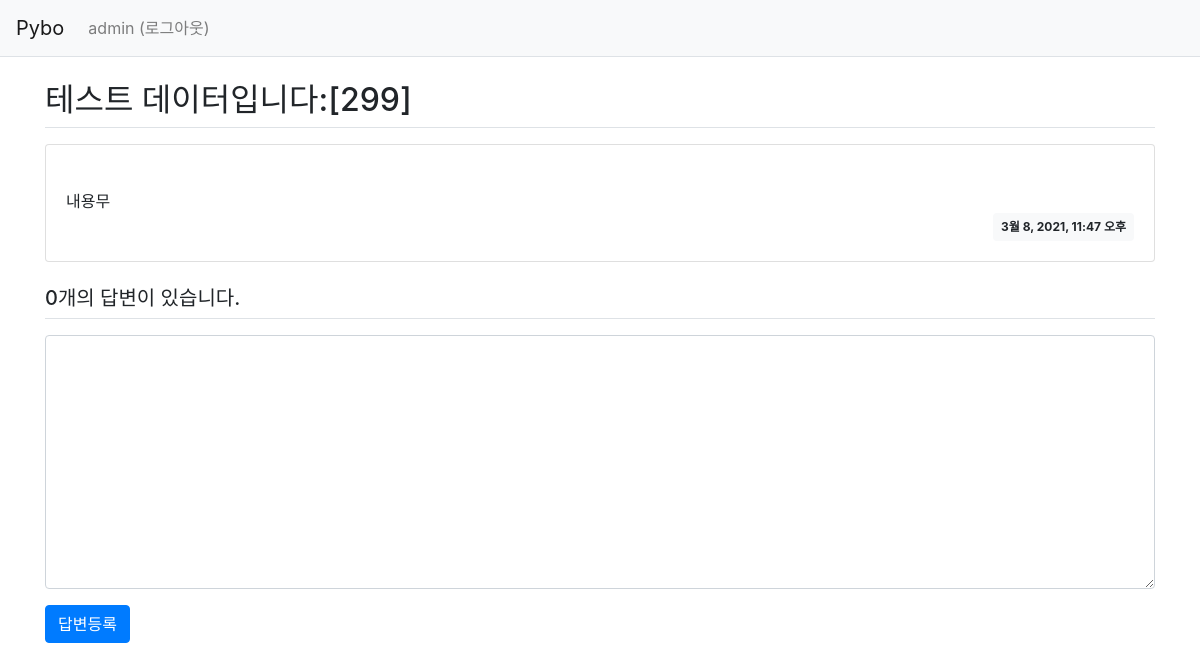
Before: /pybo/303/ (signed in) with the older database file.
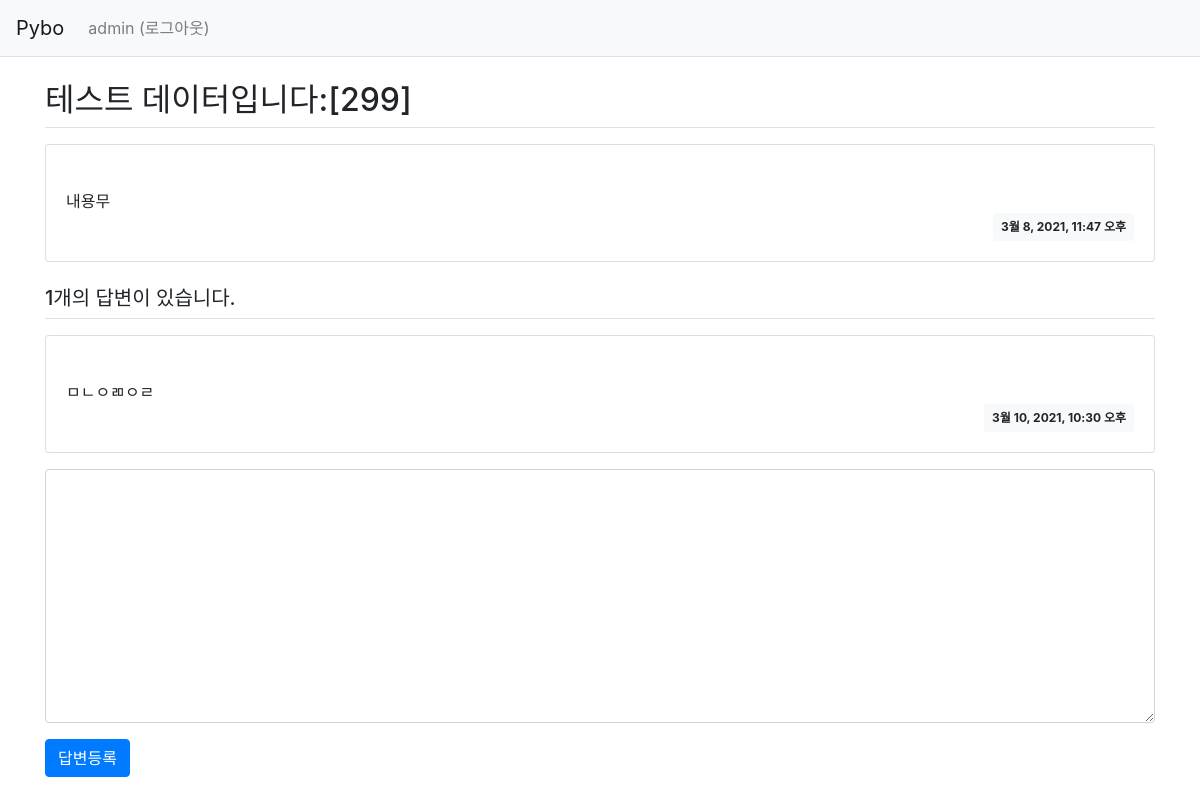
After: the same page with the newer database file.
### pybo/models.py (models this page shows, shortened)
class Question(models.Model):
    subject = models.CharField(max_length=200)
    content = models.TextField()
    create_date = models.DateTimeField()
    author = models.ForeignKey(User, on_delete=models.CASCADE)

class Answer(models.Model):
    question = models.ForeignKey(Question, on_delete=models.CASCADE)
    content = models.TextField()
    create_date = models.DateTimeField()
    author = models.ForeignKey(User, on_delete=models.CASCADE)

### pybo/views.py (the view)
# urls.py: path('<int:question_id>/', views.detail, name = 'detail'), # == path('<int:pk>/', views.DetailView.as_view()),
def detail(request, question_id):
    question = get_object_or_404(Question, pk=question_id)
    context = {'question': question}
    return render(request, 'pybo/question_detail.html', context)

### templates/pybo/question_detail.html (shortened to what this page needs)
{% extends 'base.html' %}
{% block content %}
<div class="container my-3">
	<h2 class="border-bottom py-2">{{ question.subject }}</h2>
	<div class="card my-3">
		<div class="card-body">
			<div class="card-text" style="white-space: pre-line">
				{{ question.content }}
			</div>
			<div class="d-flex justify-content-end">
				<div class="badge badge-light p-2">{{ question.create_date }}</div>
			</div>
		</div>
	</div>
	<h5 class="border-bottom my-3 py-2">
		{{question.answer_set.count}}개의 답변이 있습니다.
	</h5>
	{% for answer in question.answer_set.all %}
	<div class="card my-3">
		<div class="card-body">
			<div class="card-text" style="white-space: pre-line">
				{{ answer.content }}
			</div>
			<div class="d-flex justify-content-end">
				<div class="badge badge-light p-2">{{ answer.create_date }}</div>
			</div>
		</div>
	</div>
	{% endfor %}
	<form action="{% url 'pybo:answer_create' question.id %}" method="post" class="my-3">
		<div class="form-group">
			<textarea {% if not user.is_authenticated %}disabled{% endif %}
              name="content" id="content" class="form-control" rows="10"></textarea>
		</div>
		<input type="submit" value="답변등록" class="btn btn-primary" />
	</form>
</div>
{% endblock %}

Changed rows visible on the page:
computed for Question "테스트 데이터입니다:[299]": answer_set.count "0" → "1"
added Answer: content "ㅁㄴㅇㄻㅇㄹ", create_date "3월 10, 2021, 10:30 오후"
